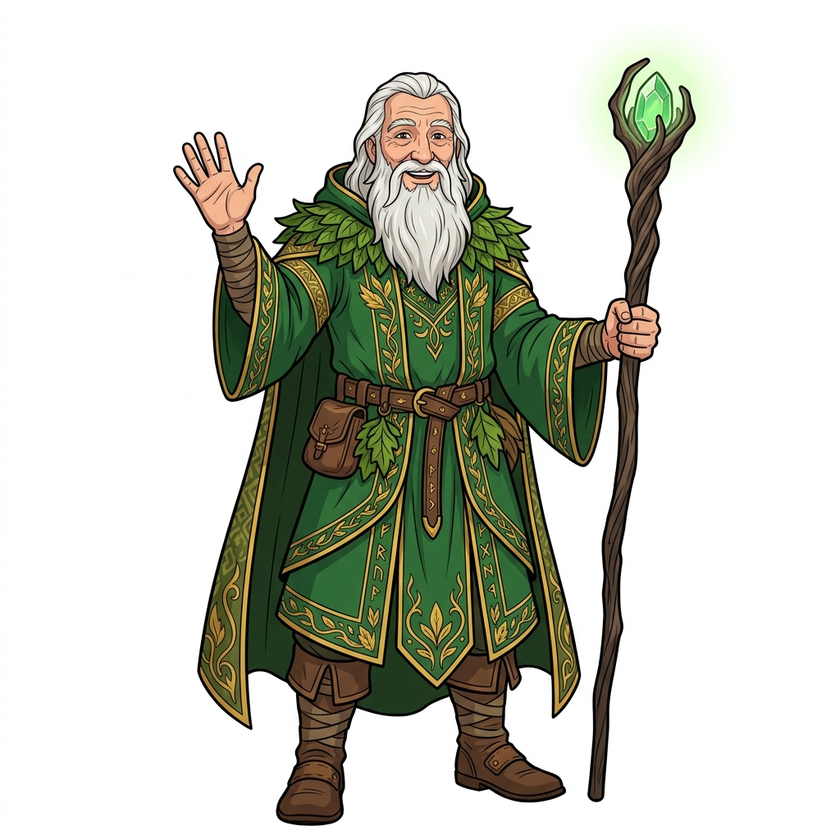
#> input picture web/druid_mascot_original.png, 840 x 840 px, shrunk from 1024 x 1024 before the run
$ python remove_bg.py
#> lines starting #> are read from the running program, lines starting #| are printed output that depends on the picture
"""Aggressively remove background from druid mascot - very low threshold."""
from PIL import Image
from collections import deque

def remove_bg(input_path, output_path):
#> called with input_path = 'web/druid_mascot_original.png', output_path = 'web/druid_mascot.png'
    img = Image.open(input_path).convert("RGBA")
    pixels = img.load()
    w, h = img.size
#> w = 840; h = 840

    visited = set()

    def is_bg_color(r, g, b, a):
        """Very aggressive: anything lighter than medium gray is background"""
        # Check if it's a light/neutral color (not saturated)
        max_c = max(r, g, b)
        min_c = min(r, g, b)
        saturation = max_c - min_c
        brightness = (r + g + b) / 3

        # Light and not very colorful = background
        if brightness > 140 and saturation < 80:
            return True
        # Very light regardless of saturation
        if brightness > 200:
            return True
        return False

    # Start flood fill from ALL edge pixels
    queue = deque()

    for x in range(w):
        for border_y in [0, 1, 2, h-1, h-2, h-3]:
            r, g, b, a = pixels[x, border_y]
            if is_bg_color(r, g, b, a):
                queue.append((x, border_y))

    for y in range(h):
        for border_x in [0, 1, 2, w-1, w-2, w-3]:
            r, g, b, a = pixels[border_x, y]
            if is_bg_color(r, g, b, a):
                queue.append((border_x, y))

    # BFS flood fill
    while queue:
        x, y = queue.popleft()

        if (x, y) in visited:
            continue
        if x < 0 or x >= w or y < 0 or y >= h:
            continue

        r, g, b, a = pixels[x, y]

        if not is_bg_color(r, g, b, a):
            continue

        visited.add((x, y))
        pixels[x, y] = (0, 0, 0, 0)  # Fully transparent

        # 8-directional neighbors
        for dx in [-1, 0, 1]:
            for dy in [-1, 0, 1]:
                if dx == 0 and dy == 0:
                    continue
                nx, ny = x+dx, y+dy
                if 0 <= nx < w and 0 <= ny < h and (nx, ny) not in visited:
                    queue.append((nx, ny))

    # Anti-alias pass: soften edges between transparent and opaque
    result = img.copy()
    rp = result.load()

    for y in range(h):
        for x in range(w):
            if (x, y) not in visited:
                # Count transparent neighbors in 3x3 area
                trans_count = 0
                total = 0
                for dx in [-1, 0, 1]:
                    for dy in [-1, 0, 1]:
                        nx, ny = x+dx, y+dy
                        if 0 <= nx < w and 0 <= ny < h:
                            total += 1
                            if (nx, ny) in visited:
                                trans_count += 1

                if trans_count > 0 and total > 0:
                    r, g, b, a = pixels[x, y]
                    ratio = trans_count / total
                    new_alpha = int(a * (1.0 - ratio * 0.7))
                    rp[x, y] = (r, g, b, max(0, new_alpha))

    result.save(output_path, "PNG")
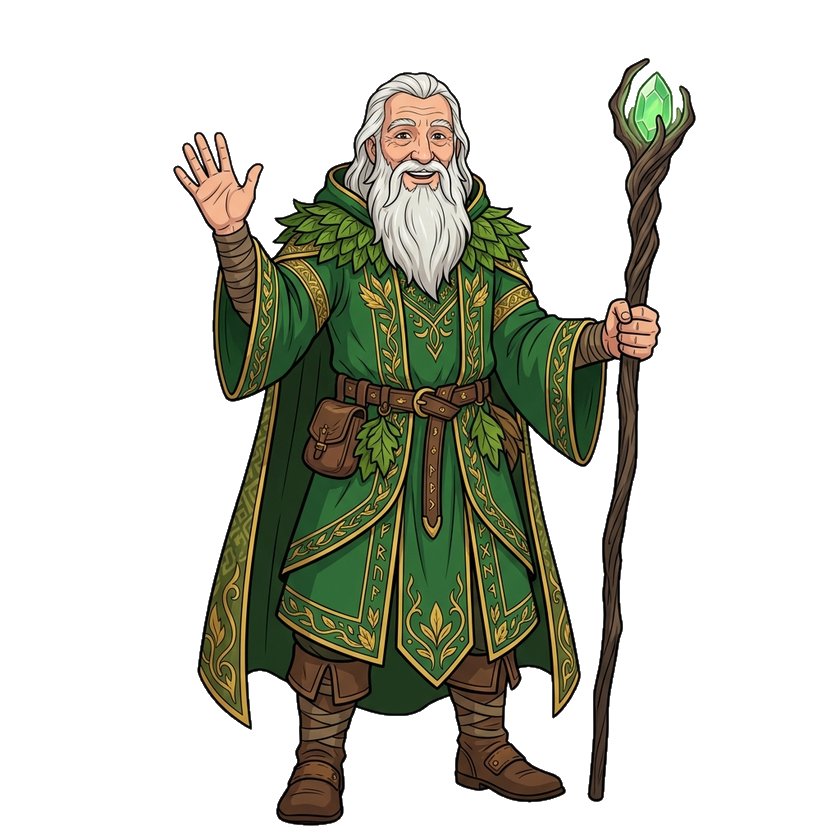
#> saved as druid_mascot.png: PIL image 840x840 RGBA; mean R, G, B, A 26, 27.3, 17.1, 79.8; transparent parts drawn white
    print(f"Done! Removed {len(visited)} bg pixels out of {w*h} ({100*len(visited)//w//h}% of image)")
#| Done! Removed 483635 bg pixels out of 705600 (68% of image)

if __name__ == "__main__":
    # Use ORIGINAL source image (not already-processed one)
    remove_bg("web/druid_mascot_original.png", "web/druid_mascot.png")
